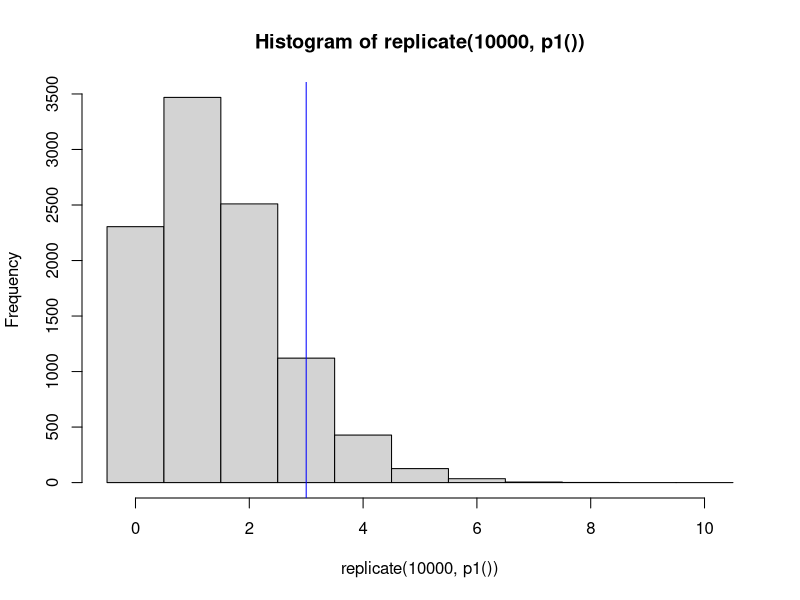

Generate this figure with R:
## ---- chunk 1
p1 <- function(){
  sum(sample(0:1, 1433, replace = TRUE, prob = c(99.9, .1)))
}
## ---- chunk 2
hist(replicate(10000, p1()), breaks = -.5:10.5)
abline(v = 3, col = 'blue')
## ---- chunk 3
p1 <- function(){
  sum(sample(0:1, 1433, replace = TRUE, prob = c(99.9, .1)))
}
## ---- chunk 4
mean(replicate(10000, p1() >= 3))
## ---- chunk 5
p6 <- function(){
  sum(sample(1:6, 100, replace = TRUE) == 6)
}
## ---- chunk 6
mean(replicate(10000, p6() >= 23)) * 2
